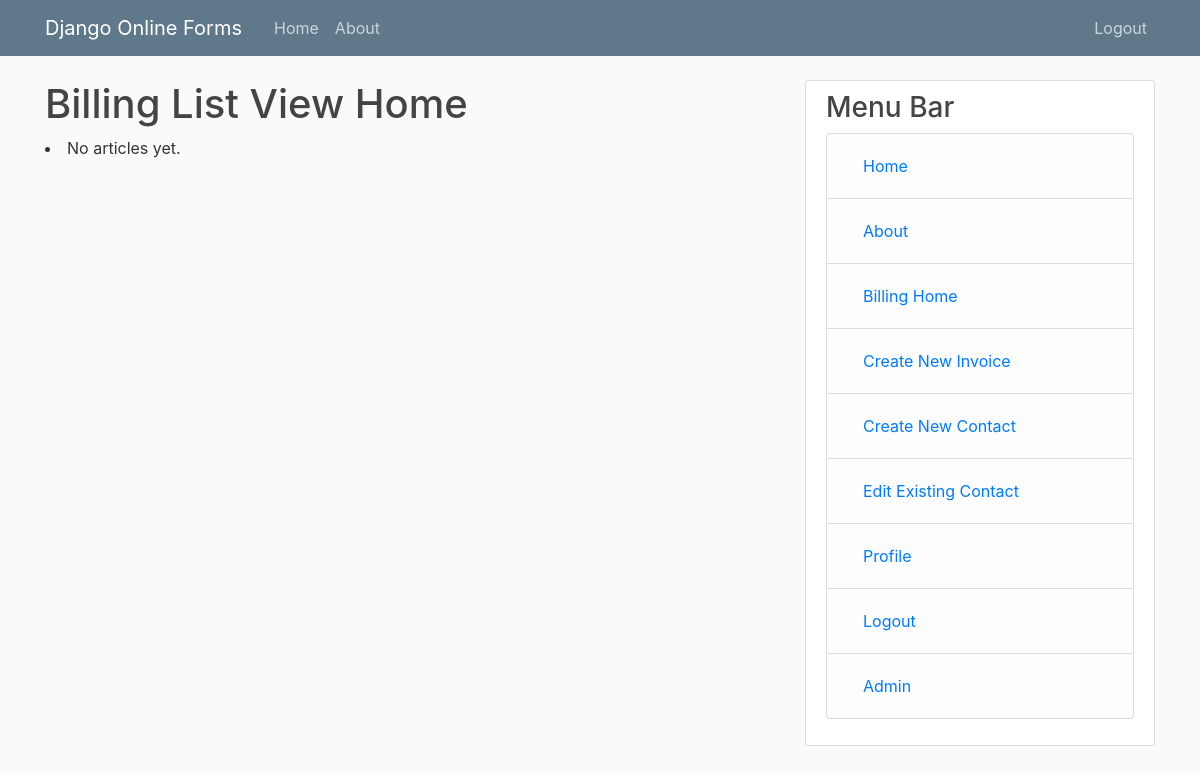
/billing/ (signed in), run on an earlier commit of the app's database.
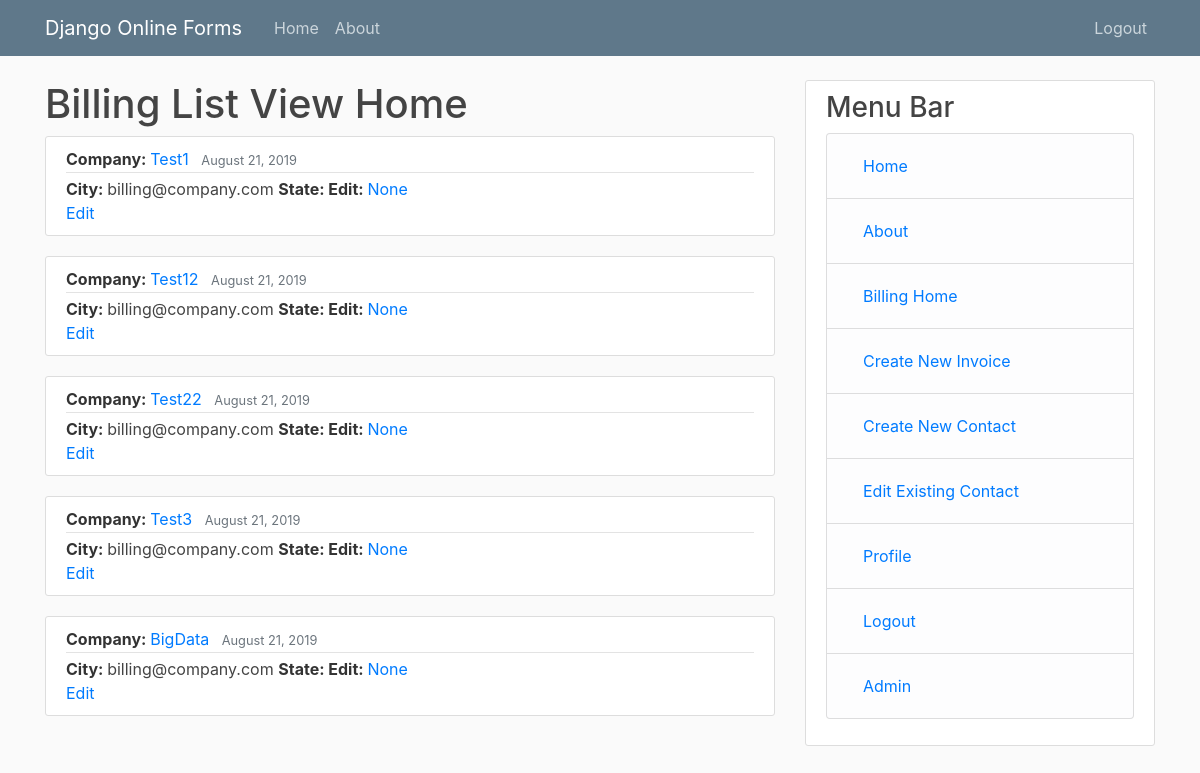
And on a later commit of the database.
### billing/models.py (models this page shows)
class BillHeader(models.Model):
    user = models.ForeignKey(User, on_delete = models.CASCADE, related_name = "user")
    date_created = models.DateTimeField(auto_now_add = True)
    date_submitted = models.DateTimeField(auto_now_add = False, null=True) # update when submitted
    submitted = models.BooleanField(default=False) # update when submitted
    company_name = models.CharField(max_length = 100)
    street_address = models.CharField(max_length = 100, default = "123 Internet Street")
    city = models.CharField(max_length = 100, default = "Downtown")
    state = models.CharField(max_length = 2, default = "CA", choices = STATE_CHOICES)
    phone = models.CharField(max_length = 10, default = "7601234567")
    email = models.EmailField(max_length = 100, default = "billing@company.com")

### billing/views.py (the view)
# urls.py: path('', views.BillListView.as_view(), name = 'billinghome')
@method_decorator(login_required, name = 'dispatch')
class BillListView(ListView):
    model = BillHeader
    paginate_by = 5  # if pagination is desired
    template_name = 'billing/billinghome.html'
    def get_context_data(self, **kwargs):
        context = super().get_context_data(**kwargs)
        context['now'] = timezone.now()
        context['title'] = 'Billing List View Home'
        return context
    def get_queryset(self):
        queryset = BillHeader.objects.filter(user = self.request.user)
        return queryset

### billing/templates/billing/billinghome.html (shortened to what this page needs)
{% extends "mainapp/base.html" %}
{% block content %}
    <h1>{{ title }}</h1>
    {% for post in object_list %}
        <article class="media content-section">
            <div class="media-body">
                <div class="article-metadata">
                <b>Company: </b>  <a class="mr-2" href="#">{{ post.company_name }}</a>
                <small class="text-muted">{{ post.date_created | date:"F d, Y" }}</small>
                </div>
                <b>City: </b>  <a class="article-title" href="#">{{ post.email }}</a>
                <b>State: </b>  <a class="article-content">{{ post.age }}</a>
                <b>Edit: </b>  <a class="article-content" href="{{ post.id }}/detail">{{ post.id }}</a>
                <br>
                <a class="article-content" href="{{ post.id }}/edit">Edit</a>
            </div>
        </article>
    {% empty %}
        <li>No articles yet.</li>
    {% endfor %}
{% endblock content %}

What changed in the data, as far as the page shows it:
added BillHeader: company_name "Test1", date_created "August 21, 2019", email "billing@company.com", id "None"
added BillHeader: company_name "Test12", date_created "August 21, 2019", email "billing@company.com", id "None"
added BillHeader: company_name "Test22", date_created "August 21, 2019", email "billing@company.com", id "None"
added BillHeader: company_name "Test3", date_created "August 21, 2019", email "billing@company.com", id "None"
added BillHeader: company_name "BigData", date_created "August 21, 2019", email "billing@company.com", id "None"
Also different on the page:
text no longer shown: "No articles yet."
